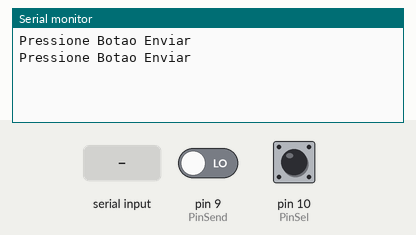
This sketch was run on a simulated Arduino Uno, built with avr-gcc and run on an emulated ATmega328P. On the bench: the last lines printed to the serial monitor. The test bench sets the inputs (shaded band); at power-on: pin 9 (PinSend) LOW, pin 10 (PinSel) HIGH.

Above: at 6.8 s.
6.9 s: pin 9 (PinSend) driven HIGH
At 10.0 s:
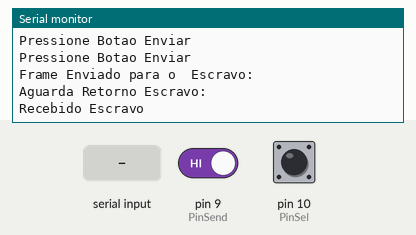
10.8 s: "1" received over the second serial link
At 17.0 s:
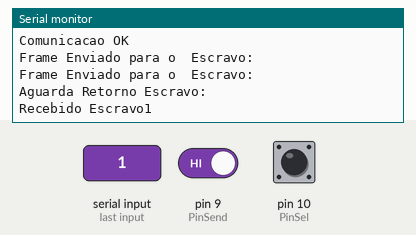
17.6 s: "0" received over the second serial link
At 24.3 s:
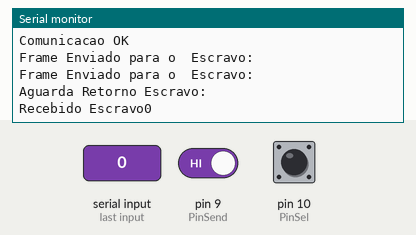

Measured:
- after the input at 6.9 s, the serial monitor: prints a new line after 2.1 s (image 1)
- after the input at 10.8 s, the serial monitor: prints a new line after 5.3 s (image 2)
- after the input at 17.6 s, the serial monitor: prints a new line after 5.6 s (image 3)

The sketch:

CD2_Primario.ino
```cpp
//  *********************************************
//                    MESTRE
//  *********************************************
#include <SoftwareSerial.h>
SoftwareSerial Escravo1(2, 3); // RX, TX
SoftwareSerial Escravo2(4, 5); // RX, TX

// Pino Entrada - Selecao Escravo
int PinSend = 9;
int PinSel = 10;

// Variaveis Globais
char Flag = '0';
String readString;

struct HDLCFrame {
  char flag[8];
  char address[8];
  char control[16];
  char information[10];
  char fcs[32];
};

 HDLCFrame frame;

void CreateFrame (char Flag, int Escravo) {

  //**********************************//
  //*********** Monta Flag ***********//
  for (int i = 0; i < 8; i++) {
    frame.flag[i] = '0';
  }
  frame.flag[3] = Flag;
  frame.flag[8] = '\0';
   //**********************************//
  //*********** Monta Endereço  *****//
  for (int i = 0; i < 8; i++) {
    frame.address[i] = '0';

  }
  if(Escravo == 0){
  	frame.address[0] = '1';
    frame.address[1] = '0';
   }
  else{
    frame.address[0] = '0';
    frame.address[1] = '1';
   }
  //**********************************//
  //*********** Monta Controle  *****//

  for (int i = 0; i < 16; i++) {
    frame.control[i] = '0';
  }
  //**********************************//
  //********** Monta Informação *****//

  for (int i = 0; i < 10; i++) {
    frame.information[i] = '0';  // Preenchendo com '0'
  }
  frame.information[0] = Flag;
  frame.information[9] = '\0';  // Adicionando o caractere nulo no final


  //**********************************//
  //************* Monta fcs *********//

  for (int i = 0; i < 32; i++) {
    frame.fcs[i] = '0';
    }
  frame.fcs[31] = '\0';  // Adicionando o caractere nulo no final

  //*********** Imprime Frame ***********//
  if(Escravo == 0){
    Escravo1.print(frame.flag);
    //*Escravo1.print(frame.address);
    //*Escravo1.print(frame.control);
    //*Escravo1.print(frame.information);
    //*Escravo1.print(frame.fcs);
  }else{
    Escravo2.print(frame.flag);
    //*Escravo2.print(frame.address);
    //*Escravo2.print(frame.control);
    //*Escravo2.print(frame.information);
    //*Escravo2.print(frame.fcs);
  }


}

int SlaveSel()
{
  int Escravo = digitalRead(PinSel);
  return Escravo;
}

void setup() {
  Serial.begin(9600);
  Escravo1.begin(9600);
  Escravo2.begin(9600);
  pinMode(PinSel, INPUT);
  pinMode(PinSend, INPUT);
}

void loop() {

  int SlaveSel1 = SlaveSel();

  if(digitalRead(PinSend) == 1){

    Flag = '1';
    Serial.print("Frame Enviado para o  Escravo: ");
	  CreateFrame(Flag,SlaveSel1);
    Serial.println();

    if(SlaveSel1 == 0){
      //Recebe Informações Escravos
      Serial.print("Aguarda Retorno Escravo: ");
      while (Escravo1.available()){
        readString = Escravo1.readString();
    }}else{
      //Recebe Informações Escravos
      Serial.print("Aguarda Retorno Escravo: ");
      while (Escravo2.available()){
        readString = Escravo2.readString();
    }}


    Serial.println();
    Serial.print("Recebido Escravo");
    Serial.print(readString);
    delay(3000);

    Flag = '0';

    if(readString[49] == 0){
      Serial.println();
      Serial.print("Comunicacao OK ");
      Serial.println();

    }else{
      Serial.println("Erro Retorno Escravo ");

    }
    Serial.print("Frame Enviado para o  Escravo: ");
	  CreateFrame(Flag,SlaveSel1);
    Serial.println();
    delay(3000);

    readString = " ";

  }else{
    delay(3000);
    //Flag = '1';
    //CreateFrame(Flag,SlaveSel1);
    Serial.println("Pressione Botao Enviar");

  }

  readString = " ";

}
```
